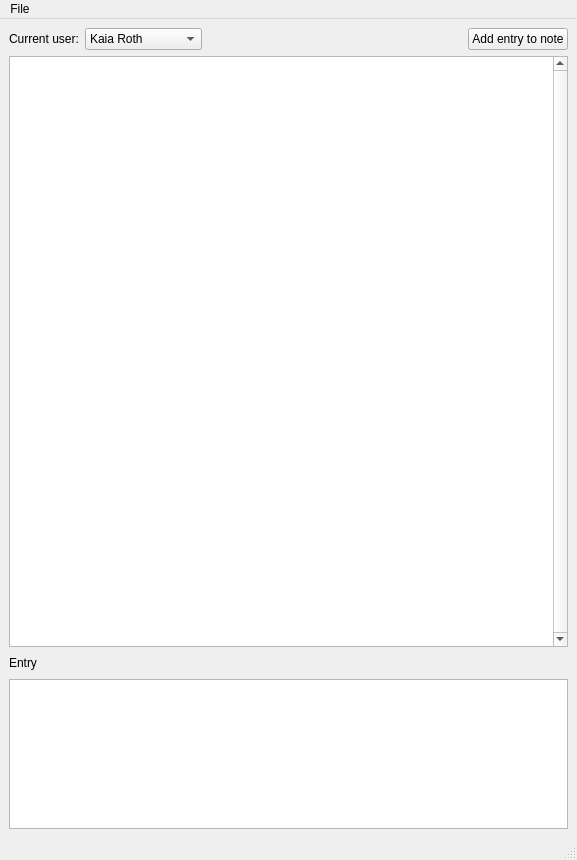
<?xml version="1.0" encoding="UTF-8"?>
<ui version="4.0">
 <class>MainWindow</class>
 <widget class="QMainWindow" name="MainWindow">
  <property name="geometry">
   <rect>
    <x>0</x>
    <y>0</y>
    <width>577</width>
    <height>860</height>
   </rect>
  </property>
  <property name="windowTitle">
   <string>MainWindow</string>
  </property>
  <widget class="QWidget" name="centralwidget">
   <layout class="QVBoxLayout" name="verticalLayout">
    <item>
     <layout class="QHBoxLayout" name="horizontalLayout">
      <item>
       <widget class="QLabel" name="label_2">
        <property name="minimumSize">
         <size>
          <width>70</width>
          <height>0</height>
         </size>
        </property>
        <property name="maximumSize">
         <size>
          <width>70</width>
          <height>16777215</height>
         </size>
        </property>
        <property name="text">
         <string>Current user:</string>
        </property>
       </widget>
      </item>
      <item>
       <widget class="QComboBox" name="user_comboBox">
        <property name="minimumSize">
         <size>
          <width>50</width>
          <height>0</height>
         </size>
        </property>
        <property name="maximumSize">
         <size>
          <width>250</width>
          <height>16777215</height>
         </size>
        </property>
        <item>
         <property name="text">
          <string>Kaia Roth</string>
         </property>
        </item>
        <item>
         <property name="text">
          <string>Jack McTaggart</string>
         </property>
        </item>
        <item>
         <property name="text">
          <string>Brody Rainer</string>
         </property>
        </item>
       </widget>
      </item>
      <item>
       <spacer name="horizontalSpacer">
        <property name="orientation">
         <enum>Qt::Horizontal</enum>
        </property>
        <property name="sizeHint" stdset="0">
         <size>
          <width>40</width>
          <height>20</height>
         </size>
        </property>
       </spacer>
      </item>
      <item>
       <widget class="QPushButton" name="add_entry_pushButton">
        <property name="text">
         <string>Add entry to note</string>
        </property>
       </widget>
      </item>
     </layout>
    </item>
    <item>
     <widget class="QTextBrowser" name="textBrowser">
      <property name="verticalScrollBarPolicy">
       <enum>Qt::ScrollBarAlwaysOn</enum>
      </property>
      <property name="horizontalScrollBarPolicy">
       <enum>Qt::ScrollBarAsNeeded</enum>
      </property>
     </widget>
    </item>
    <item>
     <layout class="QHBoxLayout" name="horizontalLayout_2">
      <item>
       <widget class="QLabel" name="label">
        <property name="text">
         <string>Entry</string>
        </property>
       </widget>
      </item>
      <item>
       <spacer name="horizontalSpacer_2">
        <property name="orientation">
         <enum>Qt::Horizontal</enum>
        </property>
        <property name="sizeHint" stdset="0">
         <size>
          <width>40</width>
          <height>20</height>
         </size>
        </property>
       </spacer>
      </item>
     </layout>
    </item>
    <item>
     <widget class="QPlainTextEdit" name="entry_plainTextEdit">
      <property name="maximumSize">
       <size>
        <width>16777215</width>
        <height>150</height>
       </size>
      </property>
     </widget>
    </item>
   </layout>
  </widget>
  <widget class="QMenuBar" name="menubar">
   <property name="geometry">
    <rect>
     <x>0</x>
     <y>0</y>
     <width>577</width>
     <height>21</height>
    </rect>
   </property>
   <widget class="QMenu" name="menuNew">
    <property name="title">
     <string>File</string>
    </property>
    <addaction name="actionNew"/>
    <addaction name="actionOpen"/>
    <addaction name="actionClose"/>
   </widget>
   <addaction name="menuNew"/>
  </widget>
  <widget class="QStatusBar" name="statusbar"/>
  <action name="actionOpen">
   <property name="text">
    <string>Open</string>
   </property>
  </action>
  <action name="actionClose">
   <property name="text">
    <string>Close</string>
   </property>
  </action>
  <action name="actionNew">
   <property name="text">
    <string>New</string>
   </property>
  </action>
 </widget>
 <resources/>
 <connections/>
</ui>
